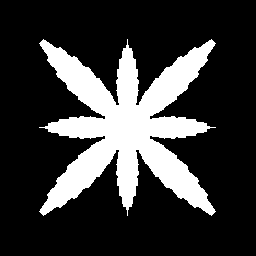
#> input picture apple_flower/device2-16(1).bmp, 256 x 256 px
$ jupyter execute device-apple.ipynb
#> lines starting #> are read from the running program, lines starting #| are printed output that depends on the picture; after the words box and inside, x2 and y2 are one past the last pixel; in counts of white or black regions, pixels touching at a corner belong together; long printed decimals are rounded
### apple_flower/fonctions.py
import numpy as np
def P(x , a,b, deg):
    p = np.polyfit(a,b,deg)
    res = p[deg]
    print(res)
    for i in range(deg) :
        res+= p[i]*pow(x,deg-i)
    return  res

def ContourXY(contourCoord):
    x=[]
    y=[]

    for i in range(len(contourCoord)):
        ax =contourCoord[i][0][1]
        x.append( contourCoord[i][0][0])
        y.append( contourCoord[i][0][1])
    return (x,y)

def partitionement(contour, points) :
    parts = []
    end= points[0]
    for i in range(len(points)-1) :
        start = points[i]
        end = points[i+1]
        p = contour[start:end]
        parts.append(p)
    return parts


def divided_diff(x, y):

    n = len(y)
    coef = np.zeros([n, n])
    # the first column is y
    coef[:,0] = y

    for j in range(1,n):
        for i in range(n-j):
            coef[i][j] = \
           (coef[i+1][j-1] - coef[i][j-1]) / (x[i+j]-x[i])

    return coef

def newton_poly(coef, x_data, x):

    n = len(x_data) - 1
    p = coef[n]
    for k in range(1,n+1):
        p = coef[n-k] + (x -x_data[n-k])*p
    return p

# [28 lines left out: function curvature_based_segmentation, not called in this run]

from scipy.optimize import least_squares

def residuals(params, x, y):
    f = np.poly1d(params)
    return f(x) - y

def least_squares_approximation(x, y, degree):
    initial_guess = np.zeros(degree + 1)
    results = least_squares(residuals, initial_guess, args=(x, y))
    return results.x


# [6 lines left out: function calculate_error_norms, not called in this run]

### apple_flower/device-apple.ipynb
[cell 1]
import numpy as np
import cv2 as cv
from matplotlib import pyplot as plt
from fonctions import *

Question1

[cell 2]
image = cv.imread('device2-16(1).bmp',1)
#> image is the input picture: shape (256, 256, 3); 22.3% white; 1 white region, box (x1, y1, x2, y2) and area: (39, 39, 216, 216) 14633
image_gray = cv.cvtColor(image,cv.COLOR_BGR2GRAY)
#> image_gray: shape (256, 256); 22.3% white; 1 white region
threshold , images_edges = cv.threshold(image_gray,100,255,cv.THRESH_BINARY)
canvas = np.zeros(image.shape , np.uint8)
canvas.fill(255)
#> canvas: shape (256, 256, 3); every value is 255

mask = np.zeros(image.shape , np.uint8)
mask.fill(255)

contours_draw ,hierachy = cv.findContours(images_edges,cv.RETR_LIST,cv.CHAIN_APPROX_NONE)
#> contours_draw = 1 contour; box (x1, y1, x2, y2) and area: (39, 39, 216, 216) 13976
contours_mask ,hierachy = cv.findContours(images_edges,cv.RETR_EXTERNAL,cv.CHAIN_APPROX_NONE)
#> contours_mask has the same summary as contours_draw
cv.drawContours(canvas,contours_draw,-1,(0,0,0),3)
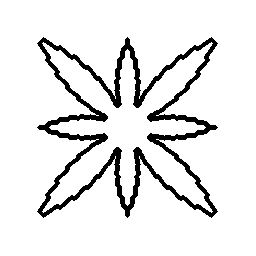
#> canvas: shape (256, 256, 3); 90.4% white; 1 black region
for i in range(len(contours_draw)):
    cv.drawContours(canvas,contours_mask,i,(0,0,0),3)
#> this loop made 1 pass

for i in range(len(contours_mask)):
    cv.drawContours(mask,contours_mask,i,(0,0,0),3)


# cv.imshow('contour',mask)

plt.imshow(mask, cmap="gray");plt.title("Contour!");plt.axis("off");

[cell 3]
plt.imshow(mask[..., ::-1])

[cell 4]
def partition_contour(contour, epsilon):

#> called with epsilon = 0.5
    segments = [[contour[0]]]


    for i in range(1, len(contour)):
        segment = segments[-1]
        last_point = segment[-1]
        distance = point_to_segment_distance(contour[i], segment[0], last_point)
        if distance > epsilon:
            segment.append(contour[i])
        else:
            segments.append([contour[i]])
#> this loop made 0 passes
#> after the loop, segments = 1 item

    return segments
def point_to_segment_distance(point, start, end):

    u = np.array(point) - np.array(start)
    v = np.array(end) - np.array(start)
    v_length = np.linalg.norm(v)
    if v_length == 0:
        return np.linalg.norm(u)
    else:
        dot = np.dot(u, v)
        projection = dot / v_length

[cell 5]
# contours_mask
segments = partition_contour(contours_mask,0.5)
#> segments = 1 item
print(segments[0][0])
#> (printed output is left out)

[cell 6]
print(len(contours_mask[0]))
#| 1312
l=data = list(  range( 0,1312 ,150) )

l=[0,100,160,240,330,420,500,560,660,755,820,890,990,1080,1160,1220,1312]
parts_ = partitionement(contours_mask[0],l)
#> after the loop in partitionement, `for i in range(len(points)-1) :`: parts = 16 contours; largest, box (x1, y1, x2, y2) and area: (149, 39, 216, 120) 639, (39, 39, 106, 120) 619, (41, 152, 116, 216) 583, (39, 139, 104, 213) 552, (135, 149, 215, 216) 511
#> parts_ has the same summary as parts in partitionement

head = np.zeros(image.shape,np.uint8)
colors = [(0,255,0),(255,0,0),(0,0,255),(0,255,255),(100,200,100),(50,150,200),(30,2,100)]
i=0
for part in parts_:
    cv.drawContours(head,part,-1,colors[i],2)
    plt.imshow(head, cmap="gray");plt.title("Head Contour");plt.axis("off");
    i+=1
    if i==6: i =0
#> this loop made 16 passes
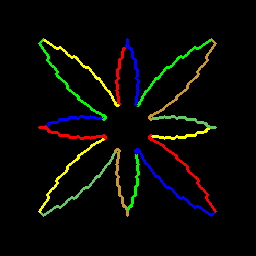
#> head: shape (256, 256, 3); mean of channels 0, 1, 2 3.8, 8.3, 7.8; drawn as B, G, R
#> after the loop, i = 4
    # 90,90,80,60
# print(parts_)

[cell 7]
#

XY= ContourXY(parts_[3])
#> the loop in ContourXY, `for i in range(len(contourCoord)):` made 90 passes
#> ax on passes 1 to 12: 139, 139, 140, 141, 141, 142, 142, 142, 143, 144, 144, 145
#> after the loop in ContourXY, `for i in range(len(contourCoord)):`: x = 90 values, max 103 at index 0, min 39 at index 88, mean 67.18; y = 90 values from 139 to 212
x =np.array(XY[0])[0:20]
#> x = 20 values, max 103 at index 0, min 85 at index 19, mean 93.85
y=np.array(XY[1])[0:20]
#> y = 20 values from 139 to 151
print(x)
#| [103 102 101 100  99  98  97  96  95  94  93  92  91  91  90  89  88  87
#|   86  85]
print(y)
#| [139 139 140 141 141 142 142 142 143 144 144 145 145 146 147 148 149 149
#|  150 151]
# get the divided difference coef
a_s = divided_diff(x, y)[0, :]
#> in divided_diff, `n = len(y)`: n = 20
#> after the loop in divided_diff, `for j in range(1,n):`:
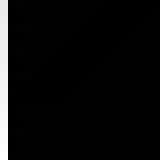
#> coef: shape (20, 20) float64 (shown 8 times larger); 22.75% of the values are NaN or infinite; the others: min -1, max 151, mean 9.31; drawn with min black, max white, NaN and infinite black

# X = np.linspace(min(x),max(x),50)
# evaluate on new data points
# x_new = np.linspace(min(x),max(x),50)
x_new = np.linspace(30,100)
print(x_new)
y_new = newton_poly(a_s, x, x_new)
#> in newton_poly, `n = len(x_data) - 1`: n = 19
#> in newton_poly, `p = coef[n]`: p = inf

plt.figure(figsize = (12, 8))
plt.scatter(x,y)
plt.plot(x_new, y_new)

[cell 8]
XY= ContourXY(parts_[4])
#> the loop in ContourXY (call 2), `for i in range(len(contourCoord)):` made 90 passes
#> ax on passes 1 to 12: 213, 214, 215, 214, 214, 213, 212, 212, 211, 210, 210, 209
x = [-2,-1,0,1]
y=[-3,-2,-2,0]

# get the divided difference coef
a_s = divided_diff(x, y)[0, :]

# X = np.linspace(min(x),max(x),50)
# evaluate on new data points
# x_new = np.linspace(min(x),max(x),50)
x_new = np.linspace(-5,1,5)
xx=np.array([-4,-3,-2,-1,0,1,2])
yy=newton_poly(a_s, x, xx)
print(yy)
y_new = newton_poly(a_s, x, x_new)
print(y_new)
plt.figure(figsize = (12, 8))
plt.scatter(x,y)
plt.plot(x_new, y_new)
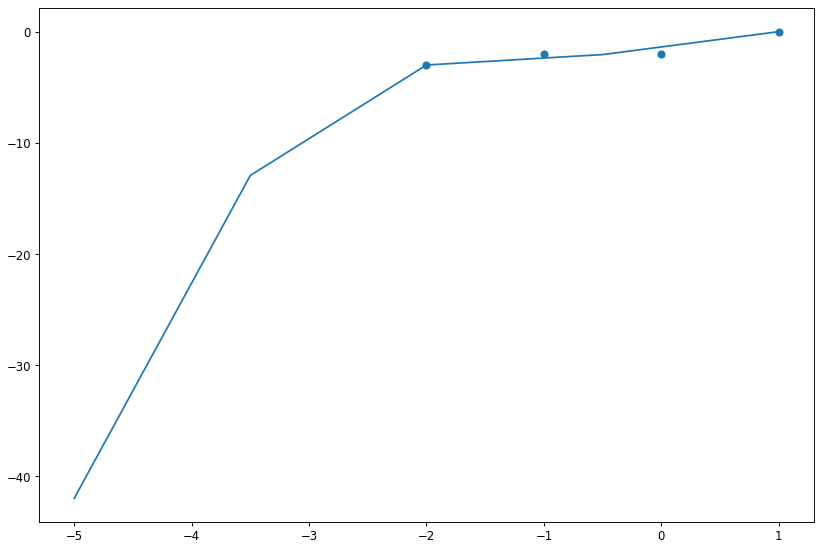
#> figure drawn by matplotlib, 1 panel

moindre carre

[cell 9]
from fonctions import *
x =np.array(XY[0])
#> x = 90 values from 41 to 115
y=np.array(XY[1])
#> y = 90 values, max 215 at index 2, min 152 at index 89, mean 187.5
plt.scatter(y,x)

degree = 3
coeffs = least_squares_approximation(x, y, degree)
#> in least_squares_approximation, `results = least_squares(residuals, initial_guess, args=(x, y))`: results = 12 items
#> coeffs = [-8.14e-05, 0.0117, -1.07, 244.8]
# coeffs = least_squares_approximation([-2,-1,0,1], [-3,-2,-2,0], 2)
print(coeffs)
#| [-8.14461185e-05  1.16647369e-02 -1.06924556e+00  2.44839699e+02]

f = np.poly1d(coeffs)
X = np.linspace(min(x),max(x),50)
#> X = 50 values from 41 to 115
plt.plot([f(i) for i in X],X,color='red')

calcul Errors

[cell 10]
def calculate_error_norms(original_segment, approximated_curve):
    error = original_segment - approximated_curve
    L1_norm = np.sum(np.abs(error))
    L2_norm = np.sqrt(np.sum(error**2))
    Linf_norm = np.max(np.abs(error))
    return L1_norm, L2_norm, Linf_norm

[cell 11]
print(len(parts_[4]))
#| 90
approximated_curve=[]
original_segment = parts_[4]
#> original_segment = contour of 90 points, box (x1, y1, x2, y2) (41, 152, 116, 216), area 583
X = np.linspace(min(x),max(x),90)
#> X = 90 values from 41 to 115
for i in range(len(parts_[4])):
  point =[]
  point.append(X[i])
  point.append(f(X[i]))
  approximated_curve.append(point)
#> this loop made 90 passes
#> after the loop, approximated_curve = 90 pairs, first value 41 to 115, second value 152.3 to 215

[cell 12]
L1_norm, L2_norm, Linf_norm = calculate_error_norms(original_segment, approximated_curve)
#> in calculate_error_norms, `L1_norm = np.sum(np.abs(error))`: L1_norm = 371753.7
#> in calculate_error_norms, `L2_norm = np.sqrt(np.sum(error**2))`: L2_norm = 3608.3
#> in calculate_error_norms, `Linf_norm = np.max(np.abs(error))`: Linf_norm = 74
#> L1_norm = 371753.7; L2_norm = 3608.3; Linf_norm = 74
print("L1 norm:", L1_norm)
#| L1 norm: 371753.659
print("L2 norm:", L2_norm)
#| L2 norm: 3608.276
print("Linf norm:", Linf_norm)
#| Linf norm: 74.0

image complete moindre carre

[cell 13]
print(len(parts_))
#| 16
for part in parts_:
    XY= ContourXY(part)
    x =XY[0]
    y=XY[1]
    coeffs = least_squares_approximation(x, y, degree)
    f = np.poly1d(coeffs)

    plt.scatter(y,x)
    X = np.linspace(min(x),max(x),50)
    plt.plot(X,[f(i) for i in X],color='red')
#> this loop made 16 passes
#> coeffs on passes 1 to 12: [0.000137, -0.0417, 4.9, -96.19], [-2.15e-05, 0.0107, -1.34, 166.3], [3.17e-05, -0.0121, 1.38, 88.11], [-8.02e-05, 0.0291, -3.99, 328.7], [-8.14e-05, 0.0117, -1.07, 244.8], [-0.0558, 20.03, -2392.8, 95187.3], [0.1, -40.37, 5408.3, -241029.8], [3.6e-05, -0.0263, 6.68, -364], [9.45e-05, -0.0403, 6.32, -223.1], [-2.94e-05, 0.0099, -0.815, 133.8], [-8.2e-06, 0.0102, -2.76, 330.7], [-0.00014, 0.0642, -10.46, 714.2]
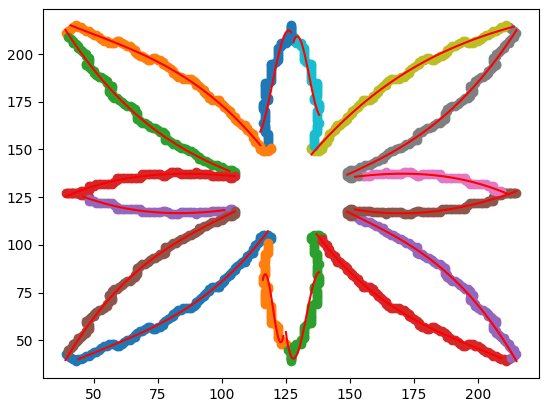
#> figure drawn by matplotlib, 1 panel; curve peaks at x = 105, y = 117.6; curve peaks at x = 46, y = 125.2; curve peaks at x = 86.14, y = 137.3

image complete laragnge

[cell 14]
print(len(parts_))
#| 16
for part in parts_:
    XY= ContourXY(part)
    x =XY[0]
    y=XY[1]
    # print(x)
    plt.scatter(y,x)
    X = np.linspace(min(x),max(x),50)
    plt.plot([P(i,x,y,4) for i in X],X,color='red')
#> this loop made 16 passes
#> (printed output is left out)
#> figure, not shown here; curve peaks at x = 117.6, y = 105

APPLE

[cell 15]
image_apple = cv.imread('apple-4.bmp',1)
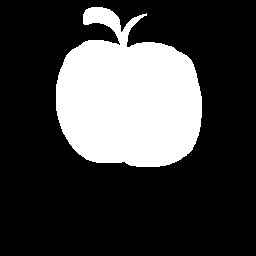
#> input picture apple_flower/apple-4.bmp, 256 x 256 px
#> image_apple is the input picture: shape (256, 256, 3); 25.5% white; 1 white region, box (x1, y1, x2, y2) and area: (56, 7, 202, 167) 16702
image_gray_apple = cv.cvtColor(image_apple,cv.COLOR_BGR2GRAY)
threshold_apple , images_edges_apple = cv.threshold(image_gray_apple,100,255,cv.THRESH_BINARY)
canvas_apple = np.zeros(image_apple.shape , np.uint8)
canvas_apple.fill(255)

mask_apple = np.zeros(image_apple.shape , np.uint8)
mask_apple.fill(255)

contours_draw_apple ,hierachy_apple = cv.findContours(images_edges_apple,cv.RETR_LIST,cv.CHAIN_APPROX_NONE)
contours_mask_apple ,hierachy_apple = cv.findContours(images_edges_apple,cv.RETR_EXTERNAL,cv.CHAIN_APPROX_NONE)
cv.drawContours(canvas_apple,contours_draw_apple,-1,(0,0,0),3)
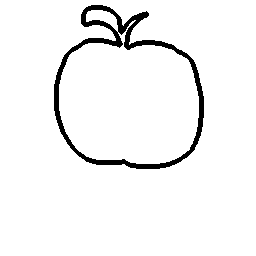
#> canvas_apple: shape (256, 256, 3); 95.6% white; 1 black region, box (x1, y1, x2, y2) and area: (54, 5, 204, 169) 2916
for i in range(len(contours_draw_apple)):
    cv.drawContours(canvas_apple,contours_mask_apple,i,(0,0,0),3)

for i in range(len(contours_mask_apple)):
    cv.drawContours(mask_apple,contours_mask_apple,i,(0,0,0),3)
plt.imshow(mask_apple, cmap="gray");plt.title("Contour APPLE!");plt.axis("off");

[cell 16]
plt.imshow(mask_apple[..., ::-1])

[cell 17]
print(len(contours_mask_apple[0]))
l=data = list(  range( 0,600 ,5) )
l2=list(  range( 0,600 ,10) )
l=[0,20, 50,60,65, 150,190, 250, 300, 350,370, 400,430,450,485,500,520,548,600]
print(l)
parts_apple = partitionement(contours_mask_apple[0],l)
print(len(parts_apple))
head_apple = np.zeros(image_apple.shape,np.uint8)
colors =  [(0,255,0),(255,0,0),(0,0,255),(0,255,255),(100,200,100),(50,150,200),(30,2,100)]
i=0
for part in parts_apple:
    cv.drawContours(head_apple,part,-1,colors[i],2)
    plt.imshow(head_apple, cmap="gray");plt.title("Head Contour");plt.axis("off");
    i+=1
    if i==6: i =0
#> this loop made 18 passes
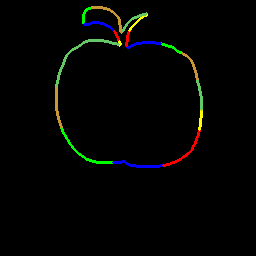
#> head_apple: shape (256, 256, 3); mean of channels 0, 1, 2 2.3, 3.7, 3.1; drawn as B, G, R
    # 90,90,80,60

# print(parts_)
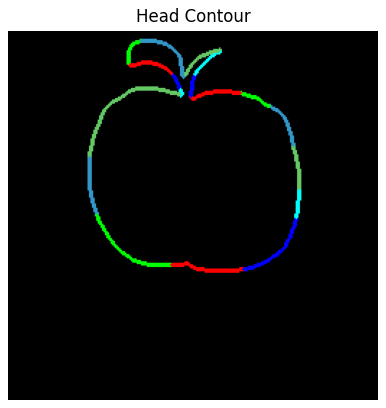
#> figure drawn by matplotlib, 1 panel

moindre caree

[cell 18]
print(len(parts_apple))
for part in parts_apple:
    XY= ContourXY(part)
    x =XY[0]
    y=XY[1]
    coeffs = least_squares_approximation(x, y, degree)
    f = np.poly1d(coeffs)

    # plt.scatter(x,y)
    X = np.linspace(min(x),max(x),50)
    plt.plot(X,[f(i) for i in X],color='red')
#> figure, not shown here; curve peaks at x = 83, y = 18.43; curve peaks at x = 113, y = 29.94; curve peaks at x = 118, y = 38.99

lagarnge

[cell 19]
for part in parts_apple:
    XY= ContourXY(part)
    x =XY[0]
    y=XY[1]
    # print(x)
    plt.scatter(y,x)
    print(min(x),max(x))
    X = np.linspace(min(x)-0.5,max(x)+0.5,50)
    plt.plot([P(i,x,y,4) for i in X],X,color='blue',)
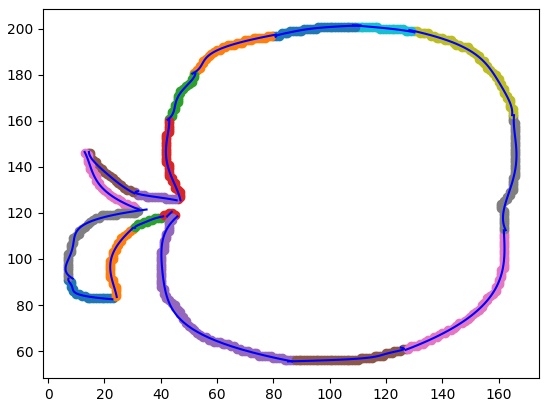
#> figure drawn by matplotlib, 1 panel
